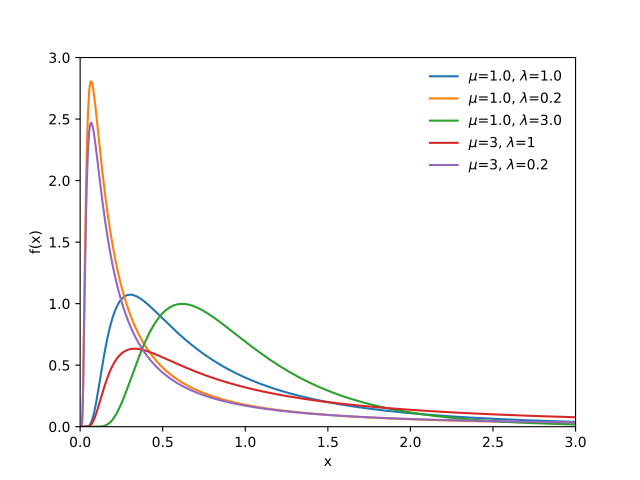

Write the Python code that produced this figure.
import matplotlib.pyplot as plt
import numpy as np
import scipy.stats as st
x = np.linspace(0.0, 3.0, 1000)
fig, ax = plt.subplots()
f = lambda mu, lam : st.invgauss.pdf(x, mu/lam, scale=lam)
plot_pdf = lambda a, b : ax.plot(x, f(a,b), label=r'$\mu$={0}, $\lambda$={1}'.format(a,b))
plot_pdf(1.0,1.0)
plot_pdf(1.0,0.2)
plot_pdf(1.0,3.0)
plot_pdf(3,1)
plot_pdf(3,0.2)
plt.legend(loc='upper right', frameon=False)
ax.set(xlim=[0,3], ylim=[0,3.0], xlabel='x', ylabel='f(x)')
plt.show()
